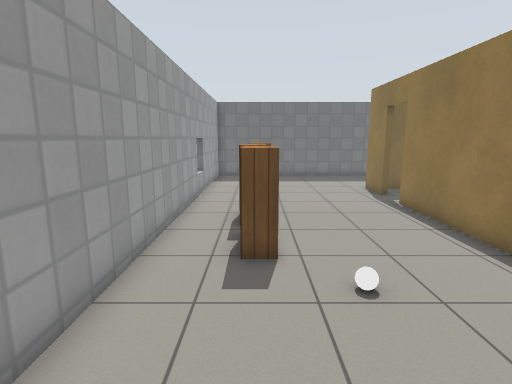
view 1 (above)

19 first-person views from a walk through a Gazebo world. The camera is 1.3 m above the floor, tilts 10° down and sees 80° across. The floor is counted in squares, 0.5 m on a side. Each view is taken from the middle of a square. On the plan, view 1 faces up. The plan holds only what a view shows up to about 20 squares ahead; the rest is blank. Robots are left out. Simple patterns stand in for the simulator's built-in surfaces.

view 2
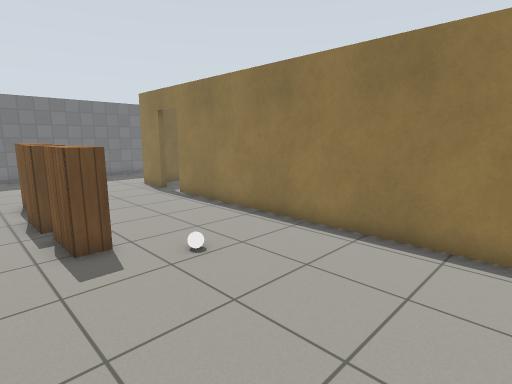

view 3
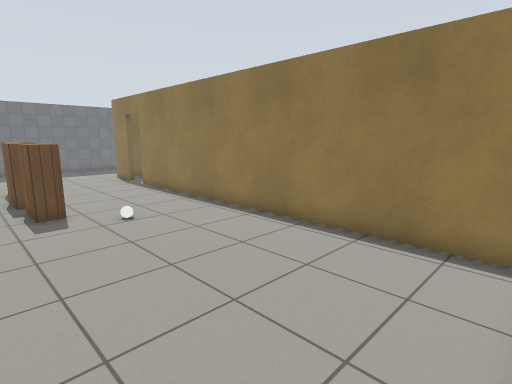

view 4
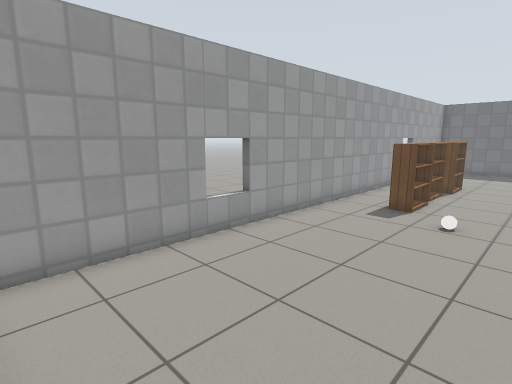

view 5
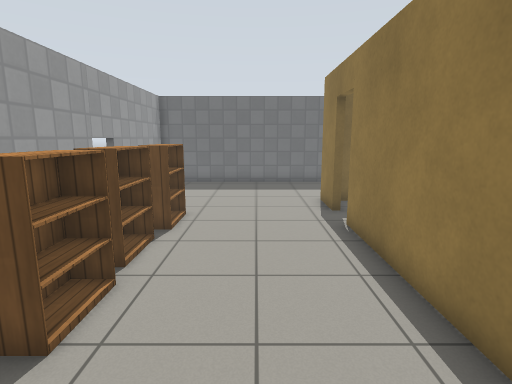

view 6
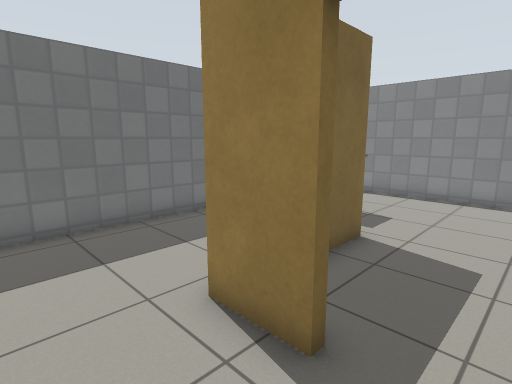

view 7
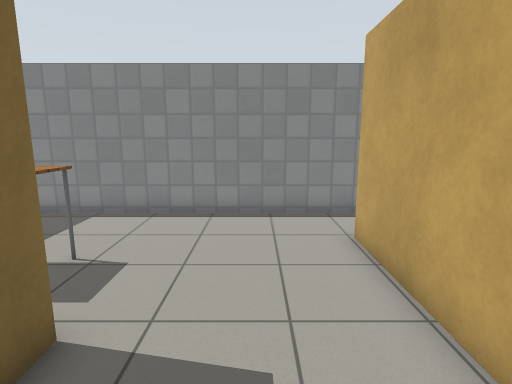

view 8
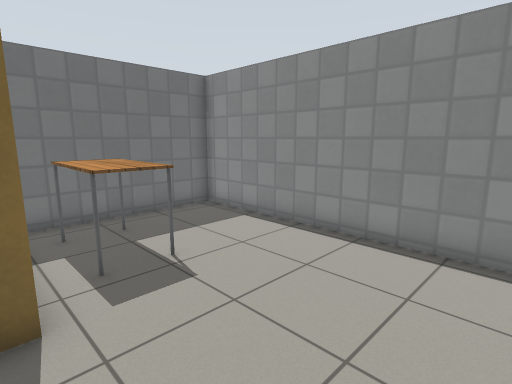

view 9
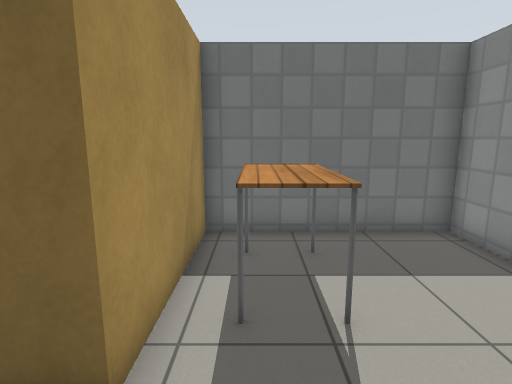

view 10
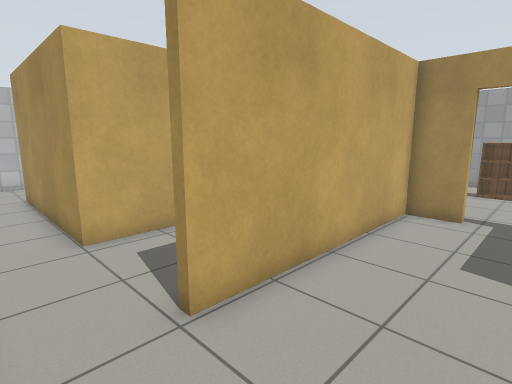

view 11
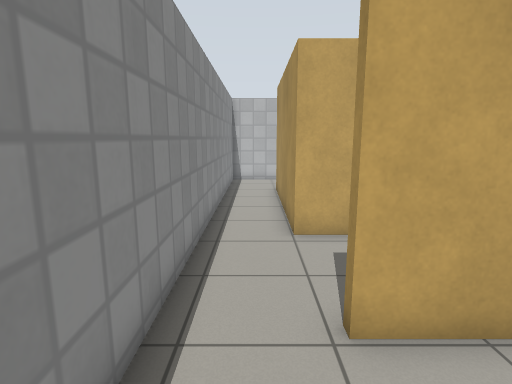

view 12
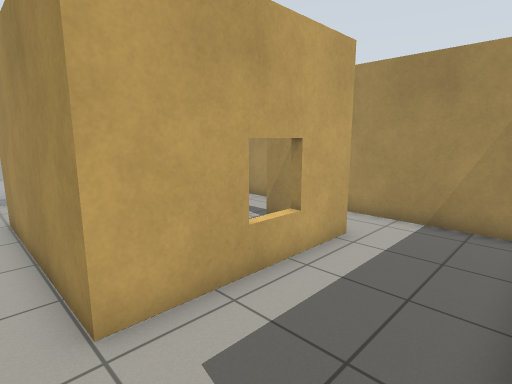

view 13
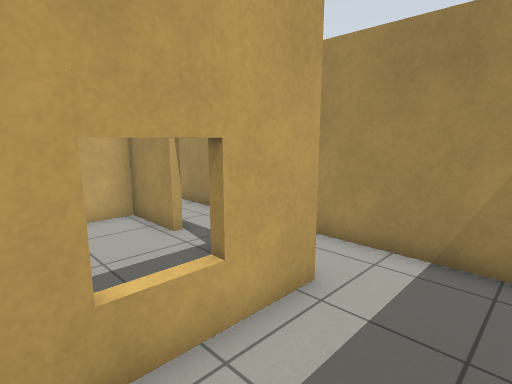

view 14
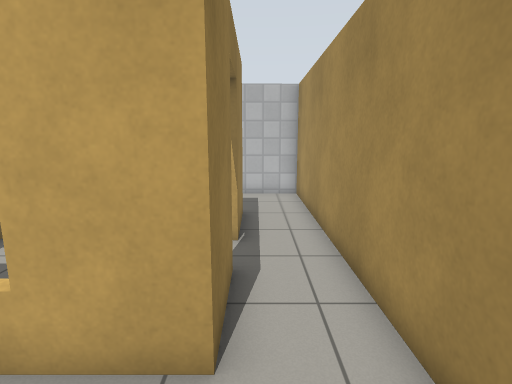

view 15
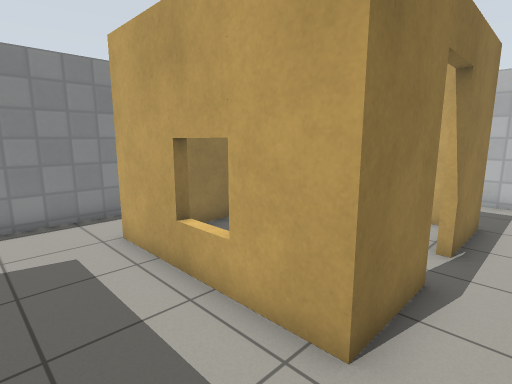

view 16
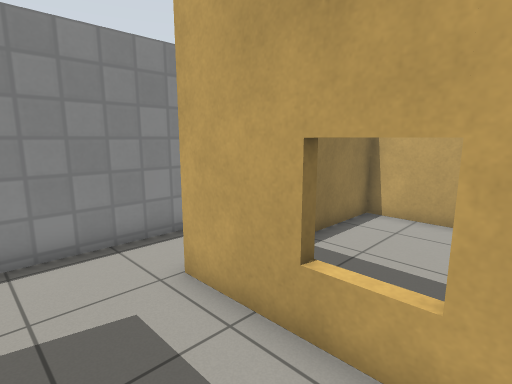

view 17
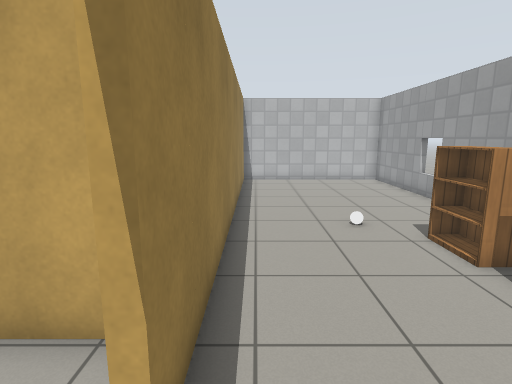

view 18
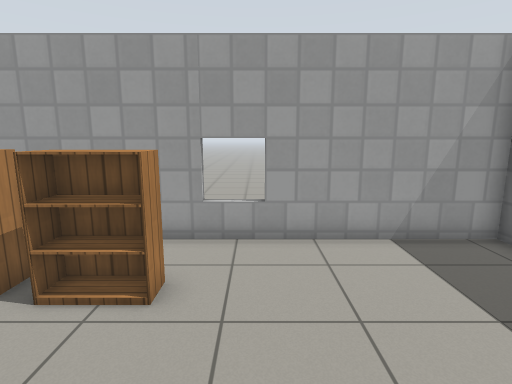

view 19
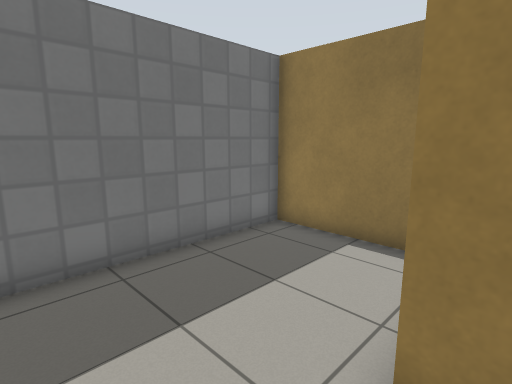

### Floor plan
Key: @ floor where view 1 was taken; # wall or solid block; . floor; D open door; = window, fence, low wall or low ledge; B bookshelf; W white ball; T table; H thing the floor can be seen under or through.
Columns run from 3 left of view 1 to 18 right of it. Each row starts with its distance up from view 1.
 22 ######################
 21 #............#.......#
 20 #............#.TT....#
 19 #............#.TT....#
 18 #............#.TT....#
 17 #............#.TT....#
 16 #........#####.......#
 15 #........#...........#
 14 =........#...........#
 13 #..B.....D...........#
 12 #..B.....D...........#
 11 #........#...........#
 10 #..B.....#########...#
  9 #..B.....#...........#
  8 #..B.....#...........#
  7 #..B.....#...........#
  6 #........#..##=HHHH..#
  5 #....W...#..#     #..#
  4 #........#..#.....#..#
  3 #........#..D.....#..#
  2 #........#..D.....#..#
  1 =........#..#.....#..#
  0 =..@.....#..#.....#..#
 -1 #........#..#######..#
 -2 #........#..      ...#
 -3 #........#...     ...#
 -4 #........#...     ...#
 -5 #........#...     ...#
 -6 #############    #####

Where each view was taken, in squares from view 1:
view 1: 0 up, 0 right, facing up
view 2: 1 down, 2 left, facing up-right
view 3: 5 down, 2 left, facing up-right
view 4: 5 down, 4 right, facing up-left
view 5: 3 up, 3 right, facing up
view 6: 12 up, 3 right, facing up-right
view 7: 13 up, 7 right, facing right
view 8: 11 up, 10 right, facing up-right
view 9: 13 up, 12 right, facing up
view 10: 14 up, 17 right, facing down-left
view 11: 14 up, 16 right, facing down
view 12: 10 up, 16 right, facing down-left
view 13: 9 up, 13 right, facing down-left
view 14: 9 up, 8 right, facing down
view 15: 9 up, 7 right, facing down-right
view 16: 9 up, 10 right, facing down-right
view 17: 14 up, 5 right, facing down
view 18: 15 up, 5 right, facing left
view 19: 15 up, 3 right, facing up-right
